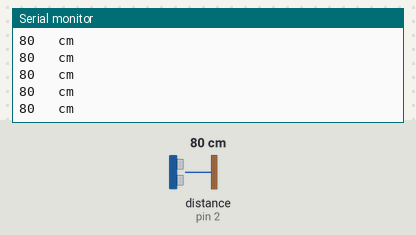
A sketch run on a simulated Arduino Uno, built with avr-gcc and run on an emulated ATmega328P. On the bench: the last lines printed to the serial monitor. Wiring (inferred from the names in the program): ultrasonic range finder: trigger pin 3; echo pin 2. The test bench sets the inputs (shaded band); at power-on: distance to the obstacle (sensor on pin 2) 80 cm. The echo pulse lasts 58.3 µs per cm.

Above: at 1.2 s.
1.3 s: distance to the obstacle (sensor on pin 2) set to 9 cm
At 1.34 s:
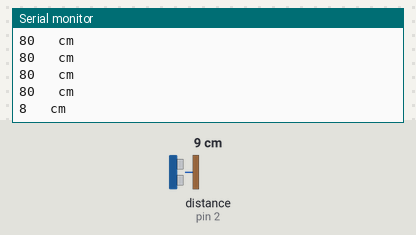
4.3 s: distance to the obstacle (sensor on pin 2) set to 18 cm
At 4.31 s:
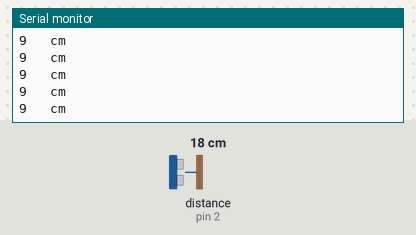
7.3 s: distance to the obstacle (sensor on pin 2) set to 120 cm
At 7.36 s:
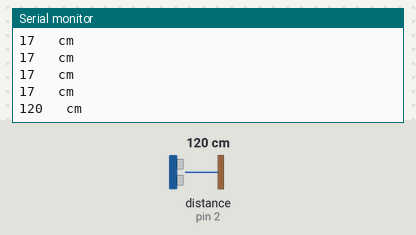
Timing chart, 0 to 10.3 s (numbered marks = the images above; inputs shaded):
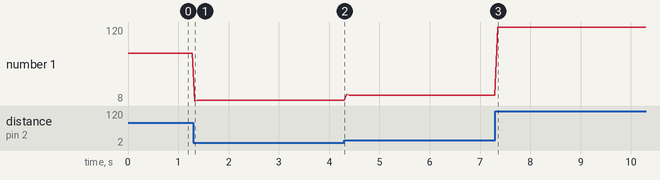

Measured:
- after the input at 1.3 s, the serial monitor: prints a new line at once (image 1)
- after the input at 7.3 s, the serial monitor: prints a new line after 0.05 s (image 3)
- plotted number 1: 80 → 9 after the input at 1.3 s, 9 → 17 after the input at 4.3 s, 17 → 120 after the input at 7.3 s

The sketch:

PingSample.ino
```cpp
/*
  RB-Dfr-720 :: Weatherproof Ultrasonic Sensor w/ Separate Probe
  http://www.robotshop.com/en/weatherproof-ultrasonic-sensor-separate-probe.html
*/

#define ECHOPIN 2// Pin to receive echo pulse
#define TRIGPIN 3// Pin to send trigger pulse

void setup(void)
{
  Serial.begin(9600);

  pinMode(ECHOPIN, INPUT);
  pinMode(TRIGPIN, OUTPUT);

  digitalWrite(ECHOPIN, HIGH);
}

void loop(void)
{
  // Set the trigger pin to low for 2uS
  digitalWrite(TRIGPIN, LOW);
  delayMicroseconds(2);

  // Send a 10uS high to trigger ranging
  digitalWrite(TRIGPIN, HIGH);
  delayMicroseconds(10);

  // Send pin low again
  digitalWrite(TRIGPIN, LOW);

  // Read in times pulse
  int distance = pulseIn(ECHOPIN, HIGH,26000);
  distance= distance/58;

  // Display values
  Serial.print(distance);
  Serial.println("   cm");

  // Wait 50mS before next ranging
  delay(50);
}
```
